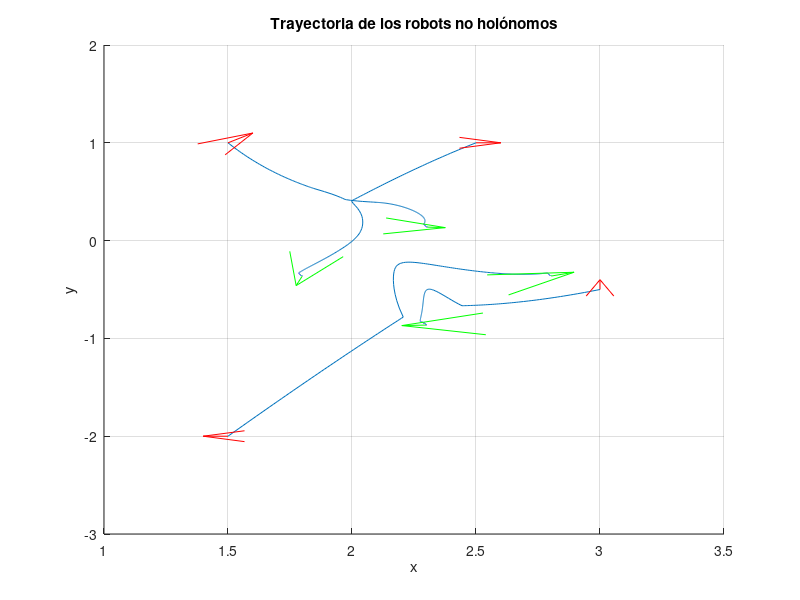
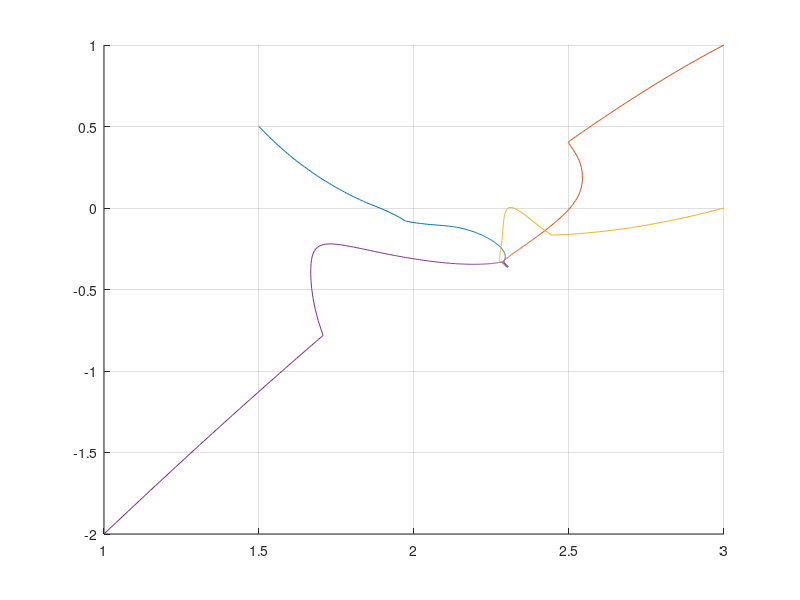
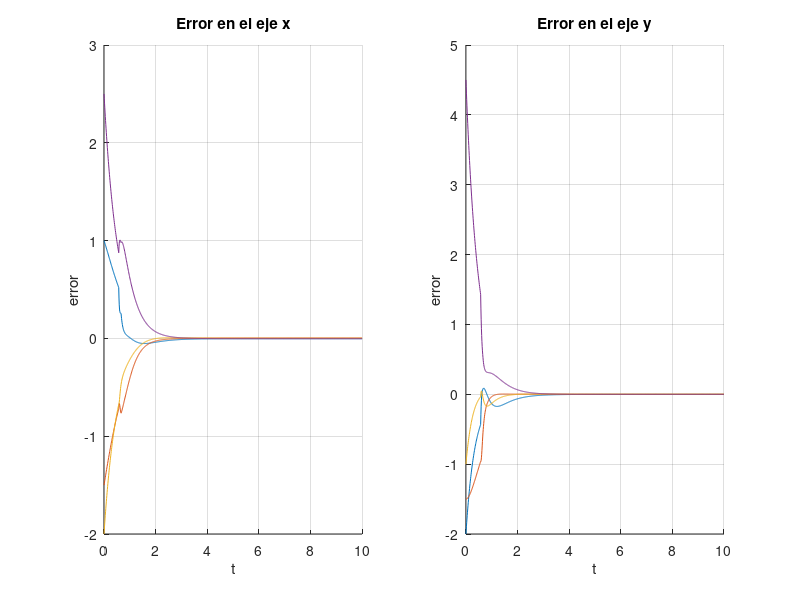
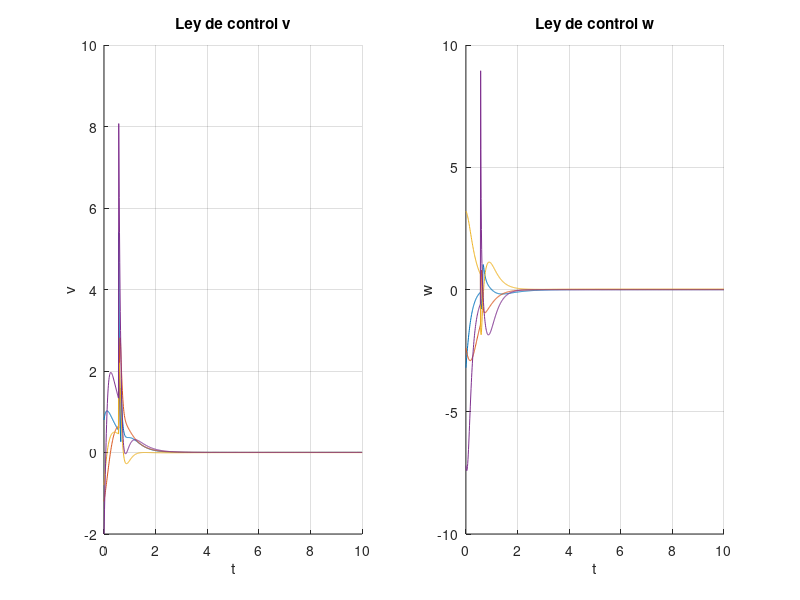

Write MATLAB code to recreate these figures, in order.
clc
clearvars
close all

%Parametros iniciales
d=0.5;        %Distancia del robot al punto de control
l=0.5;      %Distancia del punto de control al agente virtual
agentes=4;  %Numero de agentes
sigma=0.2;  %Distancia de seguridad
k1=.1;     %Ganancia de evasion
k2=.8;     %Ganancia de consenso
delta=.1;

%Matriz laplaciana (Completamente conectada)
L=[2 -1  0 -1;
  -1  2 -1  0;
   0 -1  2 -1;
  -1  0 -1  2];
I2=eye(2);
Jr=I2;
kronL=kron(L,I2);

%Posiciones iniciales robots reales, elegidas al azar
x=[1 2 3 2];
y=[1 1 -1 -2];
Theta=deg2rad([0 0 90 180]);
%Posiciones iniciales de los puntos de control
alpha1=[x(1)+d*round(cos(Theta(1))); y(1)+d*round(sin(Theta(1)))];
alpha2=[x(2)+d*round(cos(Theta(2))); y(2)+d*round(sin(Theta(2)))];
alpha3=[x(3)+d*round(cos(Theta(3))); y(3)+d*round(sin(Theta(3)))];
alpha4=[x(4)+d*round(cos(Theta(4))); y(4)+d*round(sin(Theta(4)))];
alphaInit=[alpha1;alpha2;alpha3;alpha4];

%Formacion especificada (un rombo)
z1=l*[round(cos((3*pi)/2)); round(sin((3*pi)/2))];
z2=l*[round(cos(2*pi)); round(sin(2*pi))];
z3=l*[round(cos(pi/2)); round(sin(pi/2))];
z4=l*[round(cos(3*pi)); round(sin(pi))];
z=[z1;z2;z3;z4];

%Posiciones iniciales agentes virtuales
alphav1=alpha1+z1;
alphav2=alpha2+z2;
alphav3=alpha3+z3;
alphav4=alpha4+z4;
alphavInit=[alphav1;alphav2;alphav3;alphav4];

%Condiciones de la simulacion
Dt = 0.01; % Periodo de muestreo
tiempo = 10; % Duracion de la simulacion en segundos
iteraciones = tiempo / Dt;

%Inicialización de parametros
alphav=zeros(agentes*2,iteraciones+1); %Agentes virtuales
alphav(:,1)=alphavInit;
alpha=zeros(agentes*2,iteraciones);    %Puntos de control
alpha(:,1)=alphaInit;
theta=zeros(agentes,iteraciones);
theta(:,1)=Theta;
e=zeros(agentes*2,iteraciones);
v_hist=zeros(agentes,iteraciones);
w_hist=zeros(agentes,iteraciones);
contador=0;
e0=0;
%Simulacion
for k=1:iteraciones
    
    for i=1:agentes
        Id=(2*i)-1:(2*i);
        
        %Dinamica
        M = [cos(theta(i,k)) -d*sin(theta(i,k));
             sin(theta(i,k))  d*cos(theta(i,k))];
        %Calculo las posiciones del punto de control 
        alpha(:,k)=alphav(:,k)-z;
        %Posicion del agente en curso
        alphai=alpha(Id(1):Id(2),k);

        %Checar diferencias de posicion por cada agente
        for j=1:agentes
            jId=(2*j)-1:(2*j);
            if i ~= j
               dif_alpha=alphai-alpha(jId(1):jId(2),k);
               if norm(dif_alpha)-sigma<0
                   e0=norm(dif_alpha)-sigma;
                   alpha0=alpha(jId(1):jId(2),k);
               end
            end
        end
        
        if e0<0
            dif_alpha0=alphai-alpha0;
            J0=dif_alpha0'/norm(dif_alpha0);
            e0_dot=k1*e0;
            J0_mas=J0'/(J0*J0');
            No=I2-J0_mas*J0;
            if 0 < det(No)-0.001
                No_mas=inv(No);
            elseif 0 < det(No+delta*eye(2))-0.0001
                No_mas=inv(No+delta*eye(2));
            else
               No_mas=eye(2); 
            end
            ef_dot=-k2*kronL*alphav(:,k);                  
            ut=J0_mas*e0_dot+No_mas*(ef_dot(Id(1):Id(2))-Jr*J0_mas*e0_dot);
            uAplicada=M\ut;
            contador=contador+1;
        else
            ui=-k2*kronL*alphav(:,k);
            uAplicada=M\ui(Id(1):Id(2),:);
        end
        
        %Separo las leyes de control
        v=uAplicada(1);
        w=uAplicada(2);

        %Apoximación de Euler del sistema
        alphav(Id(1):Id(2),k+1)=alphav(Id(1):Id(2),k)+Dt*(M*uAplicada);
        theta(i,k+1)=theta(i,k)+Dt*w;

        %Guardo los errores
        e(:,k)=-kronL*alphav(:,k);
        v_hist(i,k)=v;
        w_hist(i,k)=w;
    end
end

figure
hold on
plot(alpha(1,:),alpha(2,:))
quiver(alpha(1, 1), alpha(2, 1), cos(theta(1,1)), sin(theta(3,1)), 0.1, 'r', 'LineWidth', .1, 'MaxHeadSize', 1 );
quiver(alpha(1, end), alpha(2, end), cos(theta(1,end)), sin(theta(3,end)), 0.1, 'g', 'LineWidth', .1, 'MaxHeadSize', 2);
plot(alpha(3,:),alpha(4,:))
quiver(alpha(3, 1), alpha(4, 1), cos(theta(2,1)), sin(theta(2,1)), 0.1, 'r', 'LineWidth', .1, 'MaxHeadSize', 1 );
quiver(alpha(3, end), alpha(4, end), cos(theta(2,end)), sin(theta(2,end)), 0.1, 'g', 'LineWidth', .1, 'MaxHeadSize', 2);
plot(alpha(5,:),alpha(6,:))
quiver(alpha(5, 1), alpha(6, 1), cos(theta(3,1)), sin(theta(3,1)), 0.1, 'r', 'LineWidth', .1, 'MaxHeadSize', 1 );
quiver(alpha(5, end), alpha(6, end), cos(theta(3,end)), sin(theta(3,end)), 0.1, 'g', 'LineWidth', .1, 'MaxHeadSize', 2);
plot(alpha(7,:),alpha(8,:))
quiver(alpha(7, 1), alpha(8, 1), cos(theta(4,1)), sin(theta(4,1)), 0.1, 'r', 'LineWidth', .1, 'MaxHeadSize', 1 );
quiver(alpha(7, end), alpha(8, end), cos(theta(4,end)), sin(theta(4,end)), 0.1, 'g', 'LineWidth', .1, 'MaxHeadSize', 2);
xlabel('x');
ylabel('y');
title('Trayectoria de los robots no holónomos');
grid on
hold off

figure
hold on
plot(alphav(1,:),alphav(2,:))
plot(alphav(3,:),alphav(4,:))
plot(alphav(5,:),alphav(6,:))
plot(alphav(7,:),alphav(8,:))
grid on
hold off

t = linspace(0, tiempo, iteraciones);
figure 
subplot(1,2,1)
hold on 
plot(t,e(1,:))
plot(t,e(3,:))
plot(t,e(5,:))
plot(t,e(7,:))
xlabel('t');
ylabel('error');
title('Error en el eje x');
grid on
hold off
subplot(1,2,2)
hold on
plot(t,e(2,:))
plot(t,e(4,:))
plot(t,e(6,:))
plot(t,e(8,:))
xlabel('t');
ylabel('error');
title('Error en el eje y');
grid on 
hold off

figure 
subplot(1,2,1)
hold on 
plot(t,v_hist(1,:))
plot(t,v_hist(2,:))
plot(t,v_hist(3,:))
plot(t,v_hist(4,:))
xlabel('t');
ylabel('v');
title('Ley de control v');
grid on
hold off
subplot(1,2,2)
hold on
plot(t,w_hist(1,:))
plot(t,w_hist(2,:))
plot(t,w_hist(3,:))
plot(t,w_hist(4,:))
xlabel('t');
ylabel('w');
title('Ley de control w');
grid on 
hold off


%% ESTA ES UNA ANIMACION PARA VER LOS CRUCES SI HUBIERA
% num_steps = size(alpha, 2) / 2;  % Dividido por 2 porque cada robot tiene dos filas (x, y)
% figure;
% hold on;
% grid on;
% 
% for t = 1:num_steps
%     clf;  % Clear current figure
%     hold on;
%     plot(alpha(1,1:t), alpha(2,1:t), 'r');  % Trayectoria del robot 1
%     plot(alpha(3,1:t), alpha(4,1:t), 'g');  % Trayectoria del robot 2
%     plot(alpha(5,1:t), alpha(6,1:t), 'b');  % Trayectoria del robot 3
%     plot(alpha(7,1:t), alpha(8,1:t), 'm');  % Trayectoria del robot 4
%     
%     % Dibujar la posición actual de cada robot
%     plot(alpha(1,t), alpha(2,t), 'ro', 'MarkerFaceColor', 'r');
%     plot(alpha(3,t), alpha(4,t), 'go', 'MarkerFaceColor', 'g');
%     plot(alpha(5,t), alpha(6,t), 'bo', 'MarkerFaceColor', 'b');
%     plot(alpha(7,t), alpha(8,t), 'mo', 'MarkerFaceColor', 'm');
%     
%     pause(0.1);  % Pausa de 0.1 segundos para visualizar la animación
% end
% 
% hold off;

